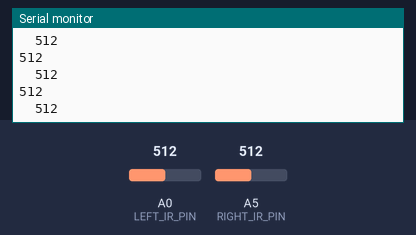
A sketch run on a simulated Arduino Uno, built with avr-gcc and run on an emulated ATmega328P. Shown: the last lines printed to the serial monitor. Inputs (shaded band) come from the test bench; at power-on: A0 (LEFT_IR_PIN) = 512, A5 (RIGHT_IR_PIN) = 512.

Above: at 1.2 s.
1.3 s: A0 (LEFT_IR_PIN) set to 716
At 1.34 s:
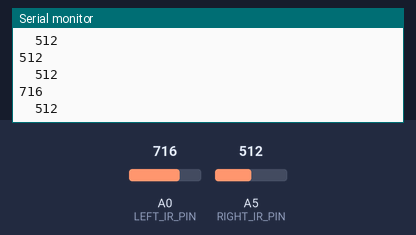
2.8 s: A5 (RIGHT_IR_PIN) set to 716
At 2.85 s:
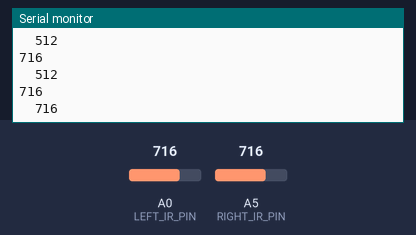
4.3 s: A0 (LEFT_IR_PIN) set to 900
At 4.32 s:
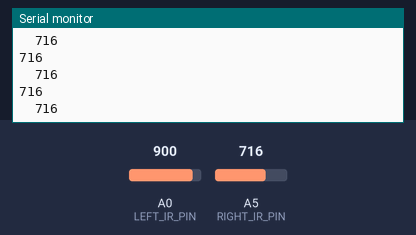
5.8 s: A5 (RIGHT_IR_PIN) set to 900
At 5.84 s:
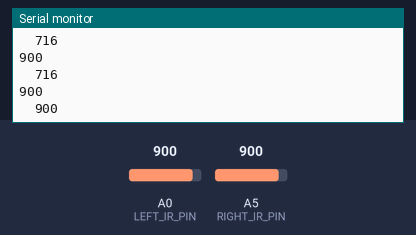
Timing chart, 0 to 8.3 s (numbered marks = the images above; inputs shaded):
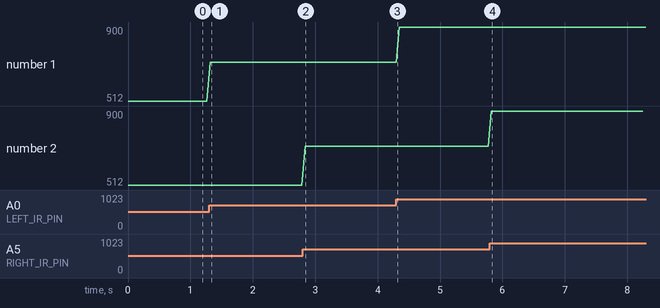

The sketch:

IR_wheel_encoder.ino
```cpp
#define LEFT_IR_PIN A0
#define RIGHT_IR_PIN A5

int cur_val;
int cur_val2;
int last_val;
unsigned long init_time;
unsigned long cur_time;
unsigned long counter;
void setup(){
  Serial.begin(9600);
  init_time = millis();
  cur_time = millis();
  last_val = analogRead(A0);
  if (last_val > 0){ last_val = 1;}
  //Serial.println(last_val);
}
/*void loop(){
  while (init_time + 20000 > cur_time){
  cur_val = analogRead(A0);
  if (cur_val > 0) cur_val = 1;
  if (cur_val != last_val){
    last_val = cur_val;
    //Serial.println(cur_val);
    if (cur_val == 1) {
    counter++;
    Serial.println(counter);}}
  cur_time = millis();
  delay(5);
  }
}*/

void loop(){
  cur_val = analogRead(LEFT_IR_PIN);
  cur_val2 = analogRead(RIGHT_IR_PIN);
  Serial.println(cur_val);
  Serial.print('\t');
  Serial.println(cur_val2);
  delay(50);}
```

Measured:
- after the input at 1.3 s, the serial monitor: prints a new line at once (image 1)
- after the input at 2.8 s, the serial monitor: prints a new line at once (image 2)
- after the input at 5.8 s, the serial monitor: prints a new line at once (image 4)
- plotted number 1: 512 → 716 after the input at 1.3 s, 716 → 900 after the input at 4.3 s
